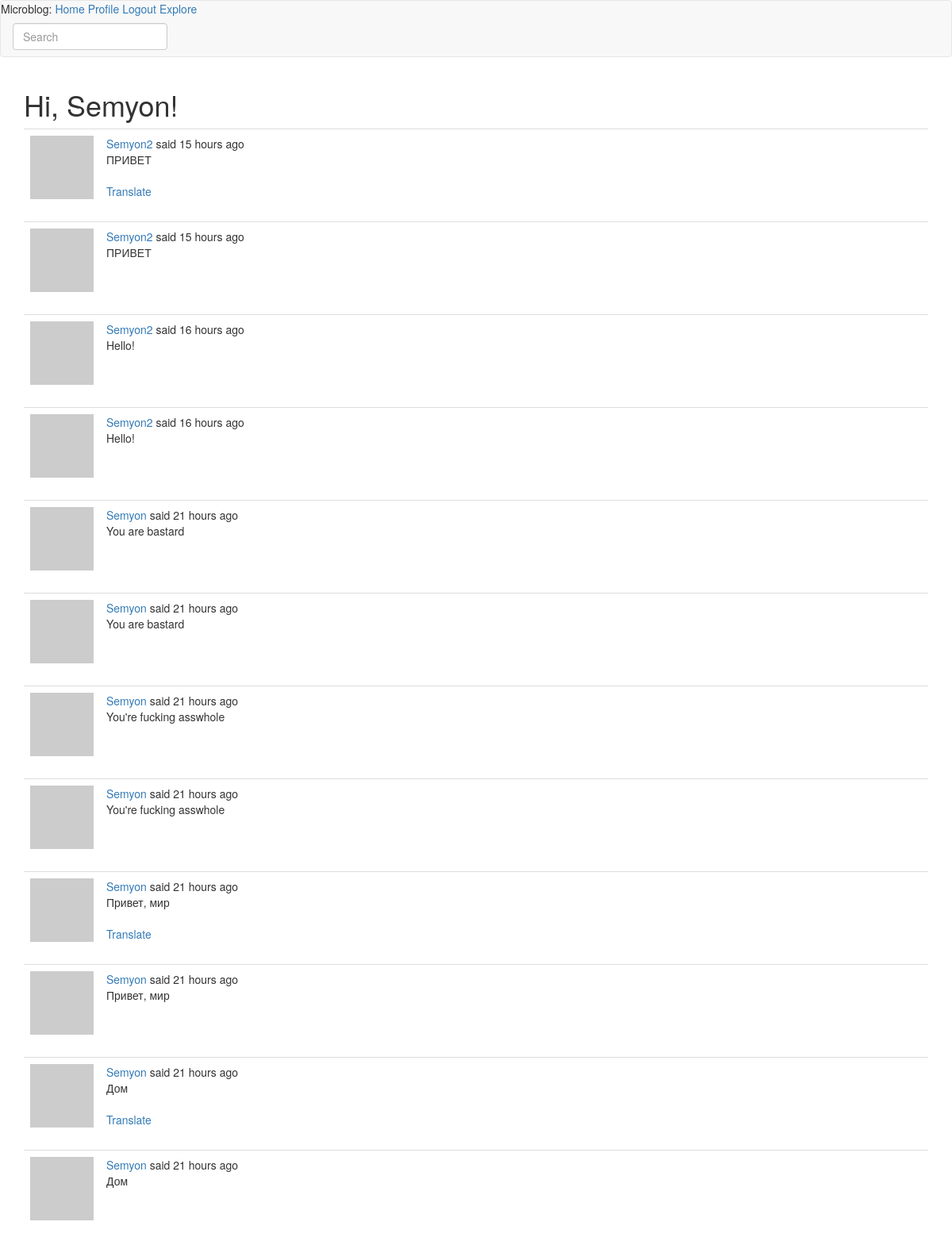
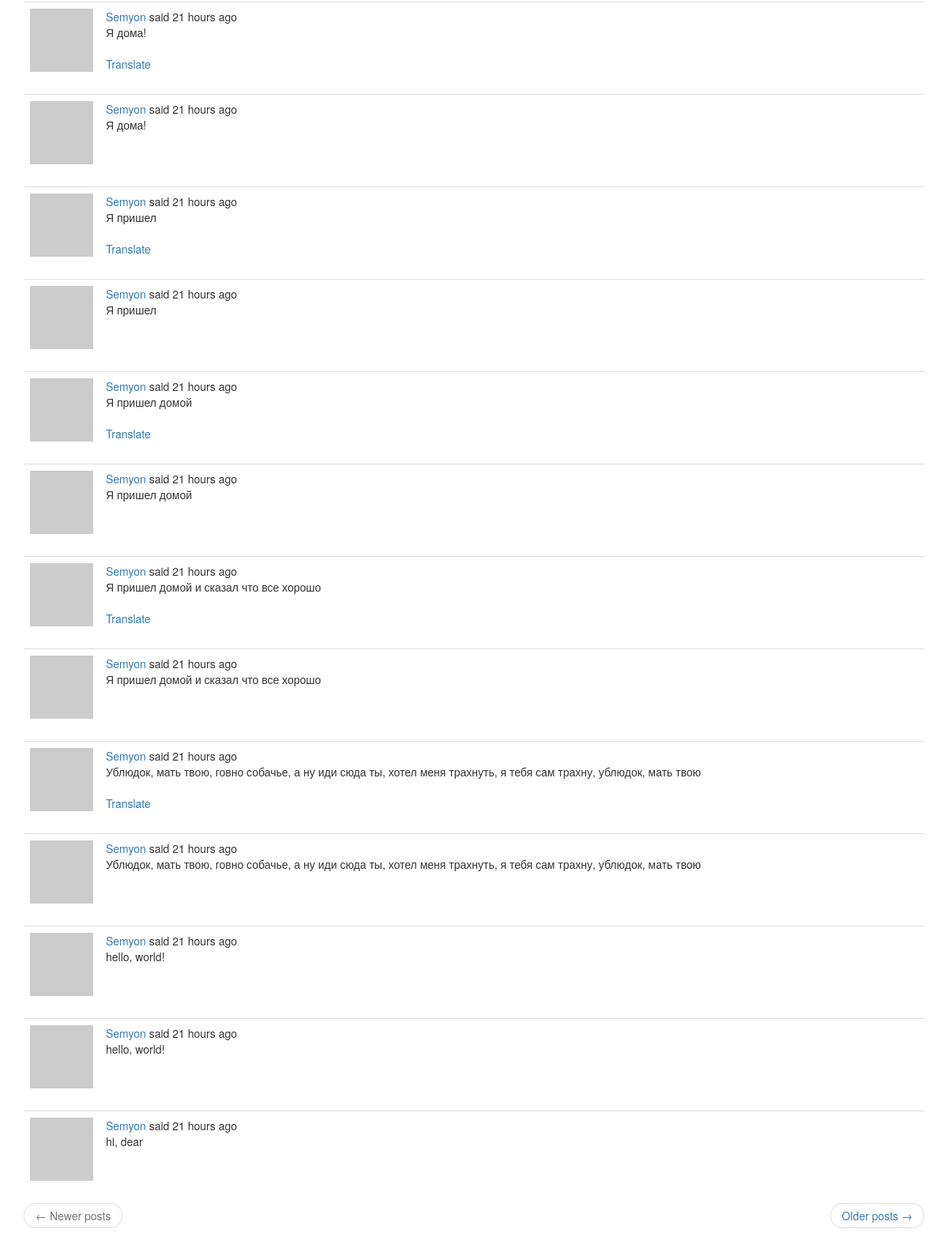
Page /explore (signed in) on the committed database (2 pictures, top to bottom).
### app/models.py (models this page shows, shortened)
class User(UserMixin, db.Model):
    id = db.Column(db.Integer, primary_key=True)
    username = db.Column(db.String(64), index=True, unique=True)
    email = db.Column(db.String(120), index=True, unique=True)
    password_hash = db.Column(db.String(128))
    posts = db.relationship('Post', backref='author', lazy='dynamic')
    about_me = db.Column(db.String(128))
    last_seen = db.Column(db.DateTime, default=datetime.utcnow)
    followed = db.relationship(
        'User', secondary=followers,
        primaryjoin=(followers.c.follower_id == id),
        secondaryjoin=(followers.c.followed_id == id),
        backref=db.backref('followers', lazy='dynamic'), lazy='dynamic')
    def avatar(self, size):
        digest = md5(self.email.lower().encode('utf-8')).hexdigest()
        return 'https://www.gravatar.com/avatar/{}?d=identicon&s={}'.format(digest, size)

class SearchableMixin(object):
    @classmethod
    def before_commit(cls, session):
        session._changes = {
            'add': list(session.new),
            'update': list(session.dirty),
            'delete': list(session.deleted)
        }
    @classmethod
    def after_commit(cls, session):
        for obj in session._changes['add']:
            if isinstance(obj, SearchableMixin):
                add_to_index(obj.__tablename__, obj)
        for obj in session._changes['update']:
            if isinstance(obj, SearchableMixin):
                add_to_index(obj.__tablename__, obj)
        for obj in session._changes['delete']:
            if isinstance(obj, SearchableMixin):
                remove_from_index(obj.__tablename__, obj)
        session._changes = None

class Post(SearchableMixin, db.Model):
    id = db.Column(db.Integer, primary_key=True)
    language = db.Column(db.String(5))
    body = db.Column(db.String(140))
    timestamp = db.Column(db.DateTime, index=True, default=datetime.utcnow)
    user_id = db.Column(db.Integer, db.ForeignKey('user.id'))
    __searchable__ = ['body']

### app/main/routes.py (the view)
@bp.route('/explore')
@login_required
def explore():
    page = request.args.get('page', 1, type=int)
    posts = Post.query.order_by(Post.timestamp.desc()).paginate(
        page, current_app.config['POSTS_PER_PAGE'], False)
    next_url = url_for('main.explore', page=posts.next_num) if posts.has_next else None
    prev_url = url_for('main.explore', page=posts.prev_num) if posts.has_prev else None
    return render_template("index.html", title=_('Explore'), posts=posts.items,
                          next_url=next_url, prev_url=prev_url)

### app/main/forms.py
class SearchForm(FlaskForm):
    q = StringField(_l('Search'), validators=[DataRequired()])
    def __init__(self, *args, **kwargs):
        if 'formdata' not in kwargs:
            kwargs['formdata'] = request.args
        if 'csrf_enabled' not in kwargs:
            kwargs['csrf_enabled'] = False
        super(SearchForm, self).__init__(*args, **kwargs)

### app/main/routes.py (called while the page is built)
@bp.before_request
def before_request():
    if current_user.is_authenticated:
        current_user.last_seen = datetime.utcnow()
        db.session.commit()
        g.search_form = SearchForm()
    g.locale = str(get_locale())

### app/models.py (called while the page is built)
@login.user_loader
def load_user(id):
    return User.query.get(int(id))

### app/templates/index.html (shortened to what this page needs)
{% extends "base.html" %}
{% block app_content %}
    <h1>{{_('Hi, %(username)s', username=current_user.username)}}!</h1>
    {% for post in posts %}
        {% include "_post.html" %}
    {% endfor %}
    <nav aria-label="...">
        <ul class="pager">
            <li class="previous{% if not prev_url %} disabled{% endif %}">
                <a href="{{ prev_url or '#' }}">
                    <span aria-hidden="true">&larr;</span> {{_('Newer posts')}}
                </a>
            </li>
            <li class="next{% if not next_url %} disabled{% endif %}">
                <a href="{{ next_url or '#' }}">
                    {{_('Older posts')}} <span aria-hidden="true">&rarr;</span>
                </a>
            </li>
        </ul>
    </nav>
{% endblock %}

### app/templates/base.html (shortened to what this page needs)
{% extends 'bootstrap/base.html' %}
{% block navbar %}
    <nav class="navbar navbar-default">
        <div>
            {{_('Microblog:')}}
            <a href="{{ url_for('main.index') }}">{{_('Home')}}</a>
            {% if current_user.is_anonymous %}
            <a href="{{ url_for('auth.login') }}">{{_('Login')}}</a>
            {% else %}
            <a href="{{ url_for('main.user', username=current_user.username) }}">{{_('Profile')}}</a>
            <a href="{{ url_for('auth.logout') }}">{{_('Logout')}}</a>
            <a href="{{ url_for('main.explore') }}">{{_('Explore')}}</a>
            {% endif %}
          </div>
          {% if g.search_form %}
          <form class="navbar-form navbar-left" method="get"
                  action="{{ url_for('main.search') }}">
              <div class="form-group">
                  {{ g.search_form.q(size=20, class='form-control',
                      placeholder=g.search_form.q.label.text) }}
              </div>
          </form>
          {% endif %}
    </nav>
{% endblock %}
{% block content %}
    <div class="container">
        {% block app_content %}{% endblock %}
    </div>
{% endblock %}

### app/templates/_post.html (shortened to what this page needs)
<table class="table table-hover">
    <tr>
        <td width="70px">
            <a href="{{ url_for('main.user', username=post.author.username) }}">
                <img src="{{ post.author.avatar(70) }}" />
            </a>
        </td>
        <td>
            {{ _('%(username)s said %(when)s', username=user_link, when=moment(post.timestamp).fromNow()) }}
            <br>
            <span id="post{{ post.id }}">{{ post.body }}</span>
            {% if post.language and post.language != g.locale %}
            <br><br>
                <span id="translation{{ post.id }}">
                    <a href="javascript:translate(
                                '#post{{ post.id }}',
                                '#translation{{ post.id }}',
                                '{{ post.language }}',
                                '{{ g.locale }}');">{{ _('Translate') }}</a>
                </span>
            {% endif %}
        </td>
    </tr>
</table>

### rows in the picture
Post: body "ПРИВЕТ"
Post: body "ПРИВЕТ"
Post: body "Hello!"
Post: body "Hello!"
Post: body "You are bastard"
Post: body "You are bastard"
Post: body "You're fucking asswhole"
Post: body "You're fucking asswhole"
Post: body "Привет, мир"
Post: body "Привет, мир"
Post: body "Дом"
Post: body "Дом"
Post: body "Я дома!"
Post: body "Я дома!"
Post: body "Я пришел"
Post: body "Я пришел"
Post: body "Я пришел домой"
Post: body "Я пришел домой"
Post: body "Я пришел домой и сказал что все хорошо"
Post: body "Я пришел домой и сказал что все хорошо"
Post: body "Ублюдок, мать твою, говно собачье, а ну иди сюда ты, хотел меня трахнуть, я тебя сам трахну, ублюдок, мать твою"
Post: body "Ублюдок, мать твою, говно собачье, а ну иди сюда ты, хотел меня трахнуть, я тебя сам трахну, ублюдок, мать твою"
Post: body "hello, world!"
Post: body "hello, world!"
Post: body "hi, dear"
